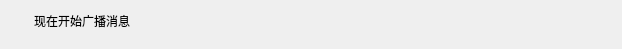
<?xml version="1.0" encoding="UTF-8"?>
<ui version="4.0">
 <class>frmBase</class>
 <widget class="QDialog" name="frmBase">
  <property name="geometry">
   <rect>
    <x>0</x>
    <y>0</y>
    <width>622</width>
    <height>49</height>
   </rect>
  </property>
  <property name="windowTitle">
   <string>frmMain</string>
  </property>
  <property name="sizeGripEnabled">
   <bool>false</bool>
  </property>
  <layout class="QVBoxLayout" name="verticalLayout">
   <property name="spacing">
    <number>0</number>
   </property>
   <property name="leftMargin">
    <number>0</number>
   </property>
   <property name="topMargin">
    <number>0</number>
   </property>
   <property name="rightMargin">
    <number>0</number>
   </property>
   <property name="bottomMargin">
    <number>0</number>
   </property>
   <item>
    <widget class="QWidget" name="widget_title" native="true">
     <property name="sizePolicy">
      <sizepolicy hsizetype="Preferred" vsizetype="Fixed">
       <horstretch>0</horstretch>
       <verstretch>0</verstretch>
      </sizepolicy>
     </property>
     <property name="minimumSize">
      <size>
       <width>100</width>
       <height>33</height>
      </size>
     </property>
     <layout class="QHBoxLayout" name="horizontalLayout_2">
      <property name="spacing">
       <number>0</number>
      </property>
      <property name="leftMargin">
       <number>4</number>
      </property>
      <property name="topMargin">
       <number>4</number>
      </property>
      <property name="rightMargin">
       <number>9</number>
      </property>
      <property name="bottomMargin">
       <number>0</number>
      </property>
      <item>
       <widget class="QLabel" name="lab_Ico">
        <property name="sizePolicy">
         <sizepolicy hsizetype="Minimum" vsizetype="Preferred">
          <horstretch>0</horstretch>
          <verstretch>0</verstretch>
         </sizepolicy>
        </property>
        <property name="minimumSize">
         <size>
          <width>30</width>
          <height>0</height>
         </size>
        </property>
        <property name="text">
         <string/>
        </property>
        <property name="alignment">
         <set>Qt::AlignHCenter|Qt::AlignTop</set>
        </property>
       </widget>
      </item>
      <item>
       <widget class="QLabel" name="lab_Title">
        <property name="sizePolicy">
         <sizepolicy hsizetype="Expanding" vsizetype="Preferred">
          <horstretch>0</horstretch>
          <verstretch>0</verstretch>
         </sizepolicy>
        </property>
        <property name="styleSheet">
         <string notr="true">font: 10pt &quot;微软雅黑&quot;;</string>
        </property>
        <property name="text">
         <string>现在开始广播消息</string>
        </property>
        <property name="alignment">
         <set>Qt::AlignLeading|Qt::AlignLeft|Qt::AlignTop</set>
        </property>
       </widget>
      </item>
      <item>
       <widget class="QWidget" name="widget_menu" native="true">
        <property name="sizePolicy">
         <sizepolicy hsizetype="Minimum" vsizetype="Preferred">
          <horstretch>0</horstretch>
          <verstretch>0</verstretch>
         </sizepolicy>
        </property>
        <layout class="QHBoxLayout" name="horizontalLayout">
         <property name="spacing">
          <number>0</number>
         </property>
         <property name="leftMargin">
          <number>0</number>
         </property>
         <property name="topMargin">
          <number>0</number>
         </property>
         <property name="rightMargin">
          <number>0</number>
         </property>
         <property name="bottomMargin">
          <number>0</number>
         </property>
         <item>
          <widget class="QPushButton" name="btnMenu">
           <property name="sizePolicy">
            <sizepolicy hsizetype="Minimum" vsizetype="Expanding">
             <horstretch>0</horstretch>
             <verstretch>0</verstretch>
            </sizepolicy>
           </property>
           <property name="minimumSize">
            <size>
             <width>31</width>
             <height>0</height>
            </size>
           </property>
           <property name="cursor">
            <cursorShape>ArrowCursor</cursorShape>
           </property>
           <property name="focusPolicy">
            <enum>Qt::NoFocus</enum>
           </property>
           <property name="toolTip">
            <string>菜单</string>
           </property>
           <property name="text">
            <string/>
           </property>
           <property name="flat">
            <bool>true</bool>
           </property>
          </widget>
         </item>
         <item>
          <widget class="QPushButton" name="btnMenu_Min">
           <property name="sizePolicy">
            <sizepolicy hsizetype="Minimum" vsizetype="Expanding">
             <horstretch>0</horstretch>
             <verstretch>0</verstretch>
            </sizepolicy>
           </property>
           <property name="minimumSize">
            <size>
             <width>31</width>
             <height>0</height>
            </size>
           </property>
           <property name="cursor">
            <cursorShape>ArrowCursor</cursorShape>
           </property>
           <property name="focusPolicy">
            <enum>Qt::NoFocus</enum>
           </property>
           <property name="toolTip">
            <string>最小化</string>
           </property>
           <property name="text">
            <string/>
           </property>
           <property name="flat">
            <bool>true</bool>
           </property>
          </widget>
         </item>
         <item>
          <widget class="QPushButton" name="btnMenu_Max">
           <property name="sizePolicy">
            <sizepolicy hsizetype="Minimum" vsizetype="Expanding">
             <horstretch>0</horstretch>
             <verstretch>0</verstretch>
            </sizepolicy>
           </property>
           <property name="minimumSize">
            <size>
             <width>31</width>
             <height>0</height>
            </size>
           </property>
           <property name="cursor">
            <cursorShape>ArrowCursor</cursorShape>
           </property>
           <property name="focusPolicy">
            <enum>Qt::NoFocus</enum>
           </property>
           <property name="toolTip">
            <string>最大化</string>
           </property>
           <property name="text">
            <string/>
           </property>
           <property name="flat">
            <bool>true</bool>
           </property>
          </widget>
         </item>
         <item>
          <widget class="QPushButton" name="btnMenu_Close">
           <property name="sizePolicy">
            <sizepolicy hsizetype="Minimum" vsizetype="Expanding">
             <horstretch>0</horstretch>
             <verstretch>0</verstretch>
            </sizepolicy>
           </property>
           <property name="minimumSize">
            <size>
             <width>40</width>
             <height>0</height>
            </size>
           </property>
           <property name="cursor">
            <cursorShape>ArrowCursor</cursorShape>
           </property>
           <property name="focusPolicy">
            <enum>Qt::NoFocus</enum>
           </property>
           <property name="toolTip">
            <string>关闭</string>
           </property>
           <property name="text">
            <string/>
           </property>
           <property name="flat">
            <bool>true</bool>
           </property>
          </widget>
         </item>
        </layout>
       </widget>
      </item>
     </layout>
    </widget>
   </item>
  </layout>
 </widget>
 <layoutdefault spacing="6" margin="11"/>
 <resources/>
 <connections/>
</ui>
